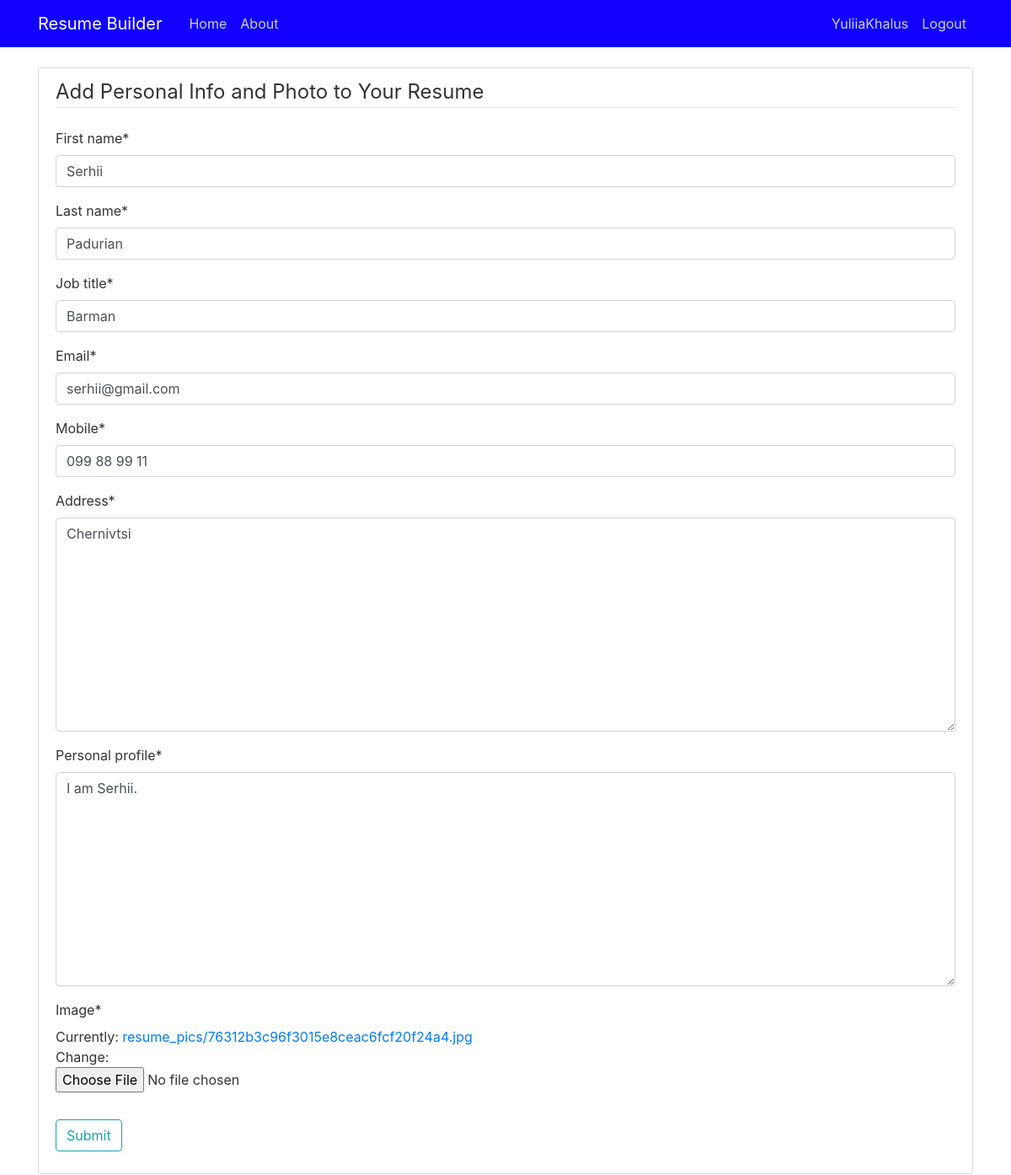
/resume/3/personal-info/2/update/ (signed in), run on the app's committed database.
### builder/models.py (models this page shows, shortened)
class PersonalInfo(models.Model):
    resume = models.OneToOneField(Resume, on_delete=models.CASCADE)
    first_name = models.CharField(max_length=100)
    last_name = models.CharField(max_length=100)
    job_title = models.CharField(max_length=200)
    email = models.EmailField()
    mobile = models.CharField(max_length=100)
    address = models.TextField()
    personal_profile = models.TextField()
    image = models.ImageField(upload_to='resume_pics')

### builder/views.py (the view, shortened to what this page needs)
# urls.py: path('resume/<int:resume_id>/personal-info/<int:pk>/update/', PersonalInfoUpdateView.as_view(), name='personal-info-update'),
class PersonalInfoUpdateView(LoginRequiredMixin, UserPassesTestMixin, UpdateView):
    model = PersonalInfo
    fields = ['first_name', 'last_name', 'job_title', 'email',
              'mobile', 'address', 'personal_profile', 'image']
    def test_func(self):
        personal_info = self.get_object()
        if self.request.user == personal_info.resume.author:
            return True
        return False

### builder/templates/builder/personalinfo_form.html (shortened to what this page needs)
{% extends "builder/base.html" %}
{% load crispy_forms_tags %}
{% block content %}
    <div class="content-section">
        <form method="POST" enctype="multipart/form-data">
            <fieldset class="form-group">
                <legend class="border-bottom mb-4">Add Personal Info and Photo to Your Resume</legend>
                {{ form|crispy }}
            </fieldset>
            <div class="form-group">
                <button class="btn btn-outline-info" type="submit">Submit</button>
            </div>
        </form>
    </div>
{% endblock content %}

### builder/templates/builder/base.html (shortened to what this page needs)
{% load static %}
<!doctype html>
<html lang="en">
<head>
    <link rel="stylesheet" href="https://maxcdn.bootstrapcdn.com/bootstrap/4.0.0/css/bootstrap.min.css">
    <link rel="stylesheet" type="text/css" href="{% static 'builder/main.css' %}">
</head>
<body>
    <header class="site-header">
      <nav class="navbar navbar-expand-md navbar-dark bg-steel fixed-top">
        <div class="container">
          <a class="navbar-brand mr-4" href="{% url 'resume-builder-home' %}">Resume Builder</a>
          <div class="collapse navbar-collapse" id="navbarToggle">
            <div class="navbar-nav mr-auto">
              <a class="nav-item nav-link" href="{% url 'resume-builder-home' %}">Home</a>
              <a class="nav-item nav-link" href="{% url 'resume-builder-about' %}">About</a>
            </div>
            <div class="navbar-nav">
                {% if user.is_authenticated %}
                    <a class="nav-item nav-link" href="{% url 'profile' %}">{{ user.username }}</a>
                    <a class="nav-item nav-link" href="{% url 'logout' %}">Logout</a>
                {% else %}
                    <a class="nav-item nav-link" href="{% url 'login' %}">Login</a>
                    <a class="nav-item nav-link" href="{% url 'register' %}">Register</a>
                {% endif %}
            </div>
          </div>
        </div>
      </nav>
    </header>
    <div class="container">
        {% block content %}{% endblock %}
    </div>
</body>
</html>

### builder/static/builder/main.css (style rules this page uses)
body { background: #ffffff; color: #333333; margin-top: 5rem; }
.bg-steel { background-color: #1100ff; }
.site-header .navbar-nav .nav-link { color: #cbd5db; }
.content-section { background: #ffffff; padding: 10px 20px; border: 1px solid #dddddd; border-radius: 3px; margin-bottom: 20px; }

### data on the page
PersonalInfo: first_name "Serhii", last_name "Padurian", job_title "Barman", email "serhii@gmail.com", mobile "099 88 99 11", address "Chernivtsi", personal_profile "I am Serhii."

### other printed values
{{ user.username }} "YuliiaKhalus"
